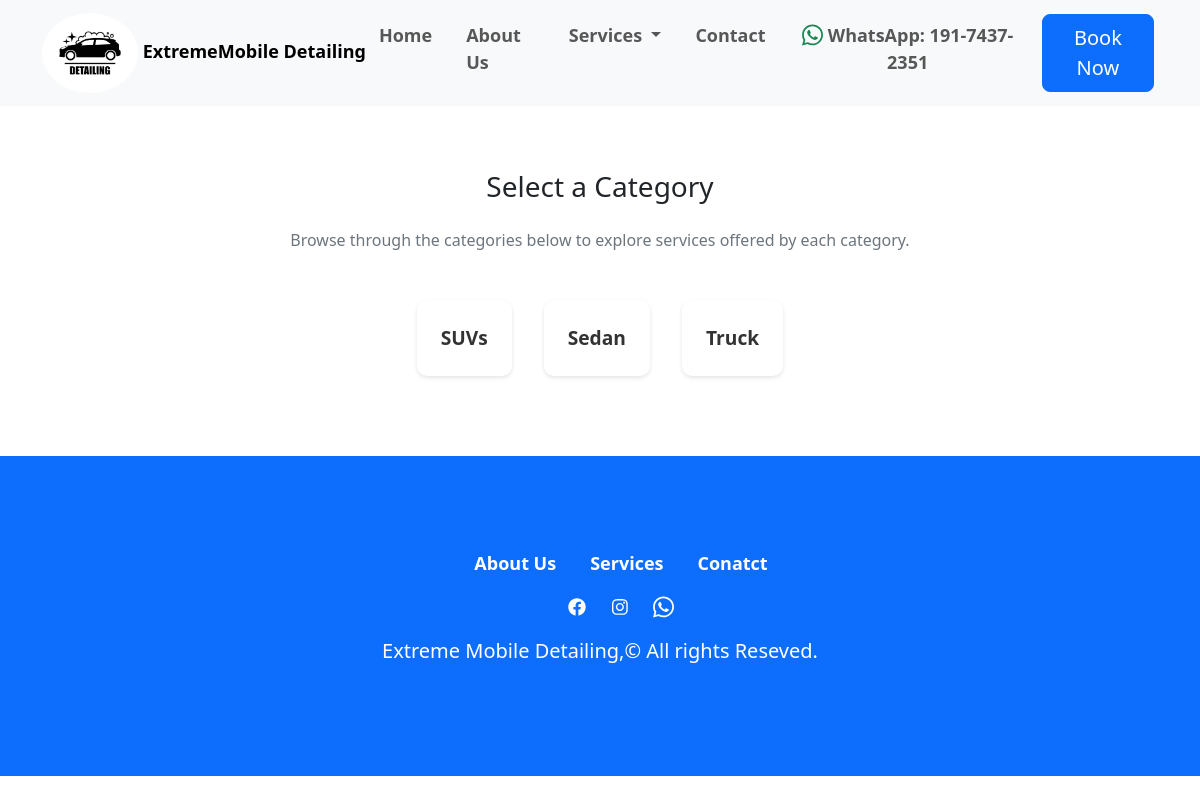
The page /category_list/ on the database its author committed.
### todo/models.py (models this page shows, shortened)
class Category(models.Model):
    name = models.CharField(max_length=100)

### todo/views.py (the view)
# urls.py: path('category_list/',views.category_list, name='category_list'),
def category_list(request):
    data=Category.objects.all().order_by('-id')
    return render(request,'categories.html',{'data':data})

### templates/categories.html (shortened to what this page needs)
{% extends 'base.html' %}
{% load static %}
{% block content %}
<div class="categories-container">
<main class="container-fluid">
  <h3 class="text-center mb-4 ">Select a Category</h3>
  <p class="content-text ">Browse through the categories below to explore services offered by each category.</p>
  <div class="row">
    <div class="col-md-12">
      {% if data %}
        <ul class="category-list">
          {% for cat in data %}
            <li class="category-item">
              <a class="category-link" href="{% url 'category-service-list' cat.id %}">{{ cat.name }}</a>
            </li>
          {% endfor %}
        </ul>
      {% else %}
        <p class="content-text">No categories available.</p>
      {% endif %}
    </div>
  </div>
</main>
</div>
{% endblock %}

### templates/categories.html (style rules this page uses)
main.container-fluid { padding: 4rem; }
.category-list { list-style: none; padding: 0; margin: 0; display: flex; flex-wrap: wrap; justify-content: center; }
.category-item { margin: 1rem; background-color: #ffffff; border-radius: 10px; box-shadow: 0 2px 4px rgba(0, 0, 0, 0.1); transition: transform 0.3s ease-in-out, box-shadow 0.3s ease-in-out; }
.category-link { display: block; padding: 1.5rem; text-decoration: none; color: #333333; font-size: 1.2rem; font-weight: bold; text-align: center; border-radius: 10px; }
.content-text { text-align: center; margin-bottom: 2rem; color: #6c757d; }

### rows shown on the page
Category: name "SUVs"
Category: name "Sedan"
Category: name "Truck"
